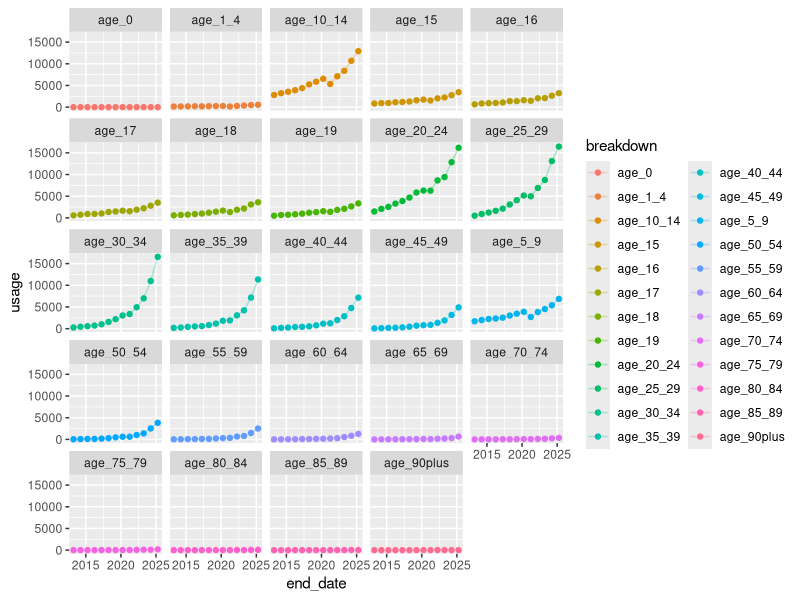
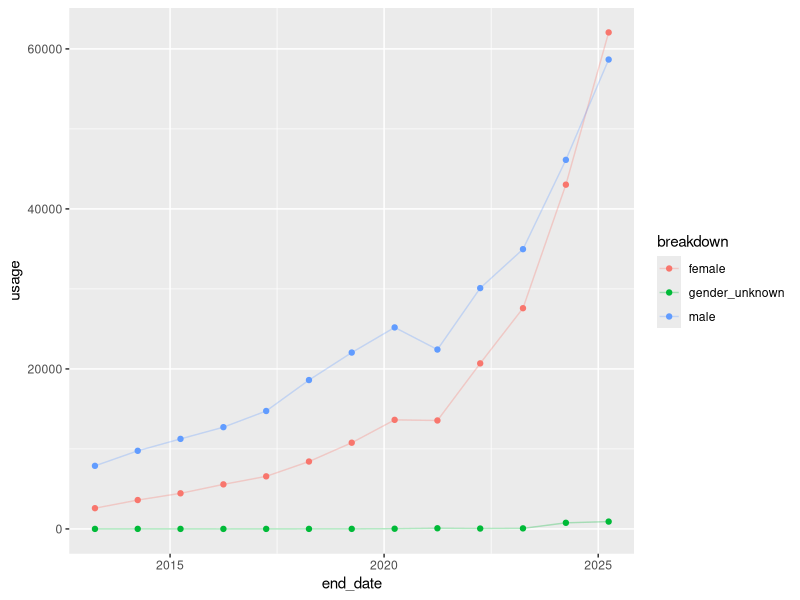
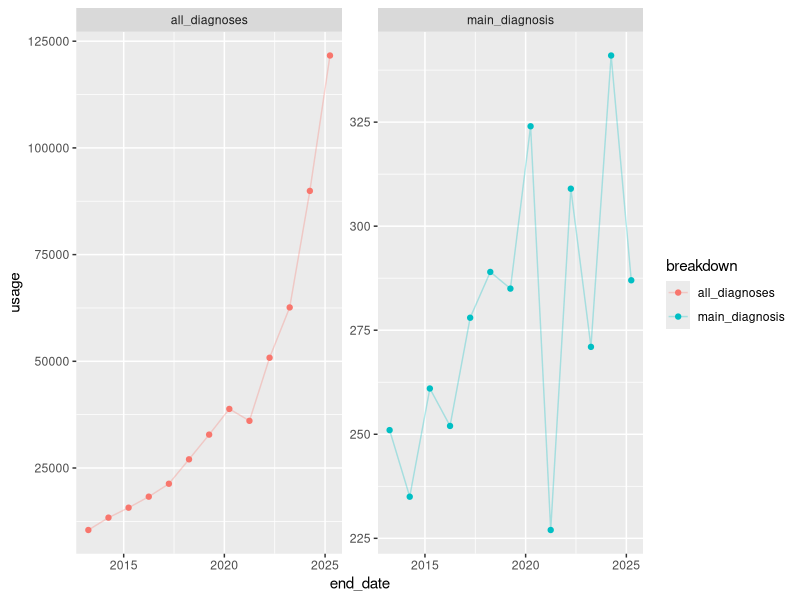

Write R code to recreate these figures, in order.
## ---- chunk 1
#| output: false
library(tidyverse)
library(here)
icd10_f90_breakdowns <- read_csv(here("output", "opencodecounts", "icd10_f90_breakdowns.csv"))
## ---- chunk 2
icd10_f90_breakdowns |> 
#O nly looking at F900 now since it makes up most of the coding activity
  filter(icd10_code == "F900") |> 
  # filter(breakdown %in% c("male", "female")) |> 
  filter(str_starts(breakdown, "age")) |>
  ggplot(aes(x = end_date, y = usage, colour = breakdown)) +
  geom_point() +
  geom_line(alpha = .3) +
  facet_wrap(~breakdown)
## ---- chunk 3
icd10_f90_breakdowns |> 
  filter(icd10_code == "F900") |> 
  filter(breakdown %in% c("male", "female", "gender_unknown")) |> 
  ggplot(aes(x = end_date, y = usage, colour = breakdown)) +
  geom_point() +
  geom_line(alpha = .3)
## ---- chunk 4
icd10_f90_breakdowns |> 
  filter(icd10_code == "F900") |> 
  # filter(breakdown %in% c("male", "female")) |> 
  filter(breakdown %in% c("main_diagnosis", "all_diagnoses")) |> 
  # filter(str_starts(breakdown, "age")) |>
  ggplot(aes(x = end_date, y = usage, colour = breakdown)) +
  geom_point() +
  geom_line(alpha = .3) +
  facet_wrap(~breakdown, scales = "free_y")
